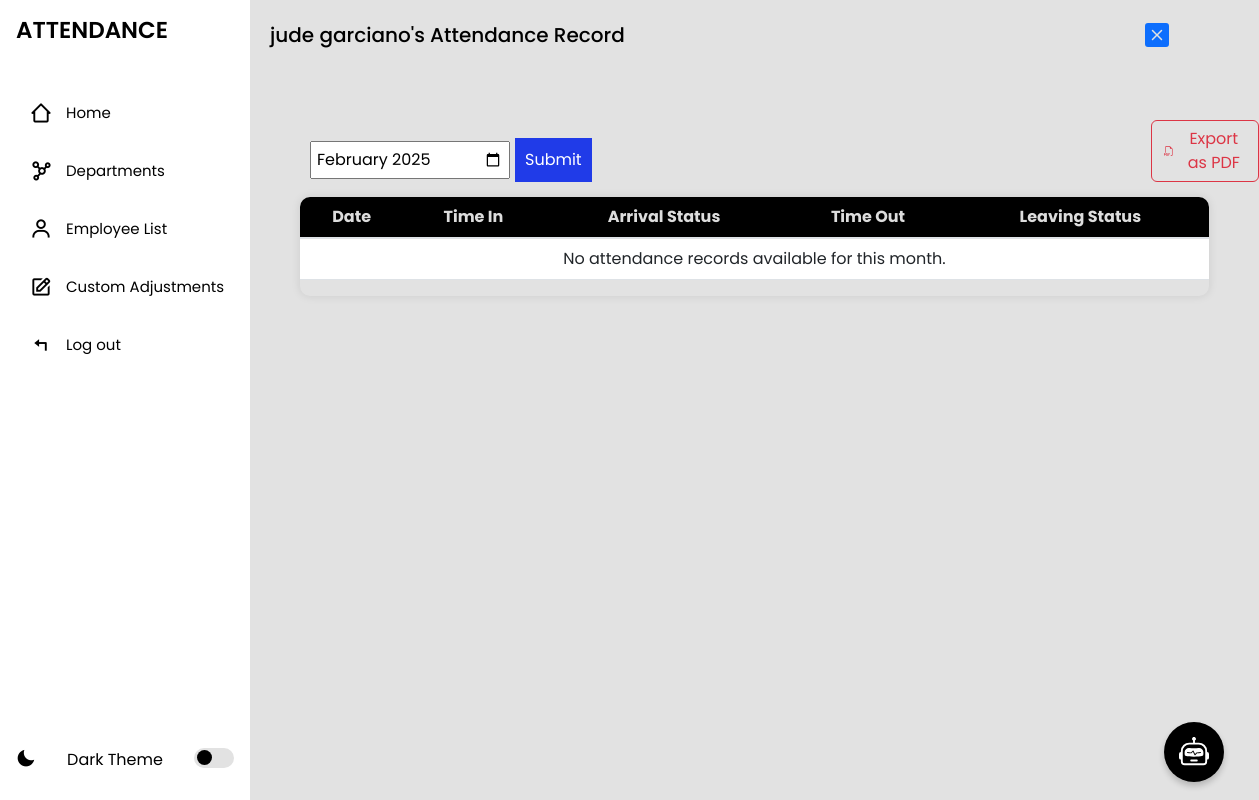
Before: /employee/78910/ (signed in) with the older database file.
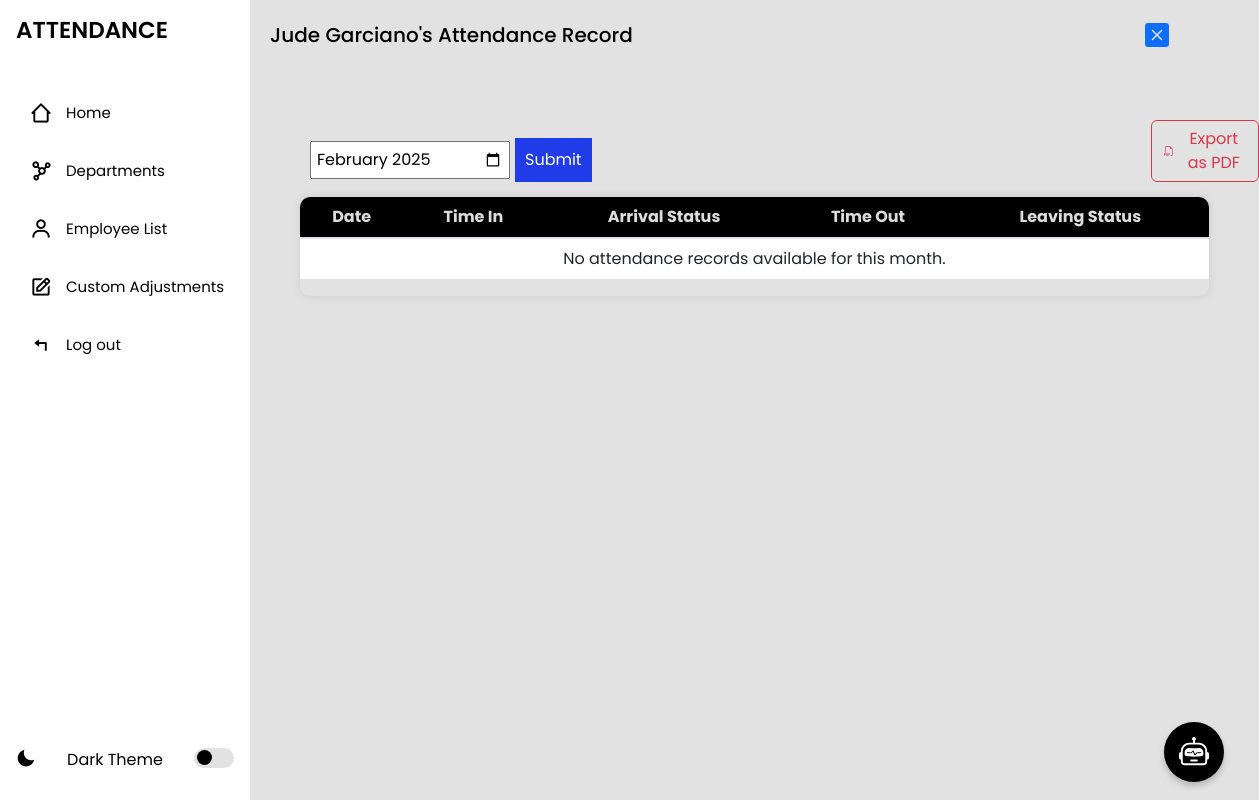
After: the same page with the newer database file.
### myapp/models.py (models this page shows, shortened)
class Employee(models.Model):
    employee_id = models.CharField(max_length=100, unique=True)
    first_name = models.CharField(max_length=120)
    last_name = models.CharField(max_length=120)
    username = models.CharField(max_length=100, unique=True, default='defaultuser')
    password = models.CharField(max_length=128, default='defaultpassword')
    department_name = models.ForeignKey(Department, on_delete=models.CASCADE, related_name='employees')
    updated = models.DateTimeField(auto_now=True)
    created = models.DateTimeField(auto_now_add=True)
    class Meta:
        ordering = ['-updated', '-created']

### myapp/views.py (the view)
# urls.py: path('employee/<str:employee_id>/', views.view_employee, name='view_employee'),
@login_required
def view_employee(request, employee_id):
    try:
        employee = Employee.objects.get(employee_id=employee_id)
    except Employee.DoesNotExist:
        return HttpResponseNotFound("Employee not found.")
    current_month = datetime.now().strftime('%Y-%m')
    selected_month = request.GET.get('month', current_month)
    attendance_records = Attendance.objects.filter(employee=employee)  # Default to all records
    if selected_month:
        try:
            year, month = map(int, selected_month.split('-'))  # Unpack year and month
            attendance_records = Attendance.objects.filter(
                employee=employee,
                date__year=year,
                date__month=month
            )
        except ValueError:
            attendance_records = Attendance.objects.filter(employee=employee)
    return render(request, 'view_employee.html', {
        'employee': employee,
        'attendance_records': attendance_records,
        'selected_month': selected_month,
    })

### myapp/templates/view_employee.html (shortened to what this page needs)
{% extends 'index.html' %}
{% block content %}
<section class="home">
    <div class="navs d-flex align-items-center justify-content-between">
        <div class="d-flex align-items-center">
            <p>{{ employee.first_name }} {{ employee.last_name }}'s Attendance Record</p>
        </div>
        <div style="margin-right: 90px;">
            <a href="{% url 'employeelist' %}" aria-label="Close">
            </a>
    </div>
    </div>
<div class="topTable">
    <form method="GET" action="" class="parent-calendar-employee">
        <input type="month" id="month" name="month" class="month-input" value="{{ selected_month }}" required>
        <button type="submit">Submit</button>
    </form>
    <button class="btn btn-outline-danger d-flex align-items-center justify-content-start"
    style="margin-left: 100px;"
    id="download-button">
Export as PDF
</button>
</div>
    <div class="table-container">
    <table class="table">
        <thead>
            <tr>
                <th scope="col">Date</th>
                <th scope="col">Time In</th>
                <th scope="col">Arrival Status</th>
                <th scope="col">Time Out</th>
                <th scope="col">Leaving Status</th>
            </tr>
        </thead>
        <tbody>
            {% for record in attendance_records %}
            <tr>
                <th scope="row">{{ record.date }}</th>
                <td>{{ record.time_in|time:"g:i a" }}</td>
                <td>{{ record.arrival_status }}</td>
                <td>{{ record.time_out|time:"g:i a" }}</td>
                <td>{{ record.timeout_status }}</td>
            </tr>
            {% empty %}
            <tr>
                <td colspan="5">No attendance records available for this month.</td>
            </tr>
            {% endfor %}
        </tbody>
    </table>
</div>
</section>
{% endblock %}

Changed rows visible on the page:
changed Employee: first_name "jude" → "Jude"; last_name "garciano" → "Garciano"
